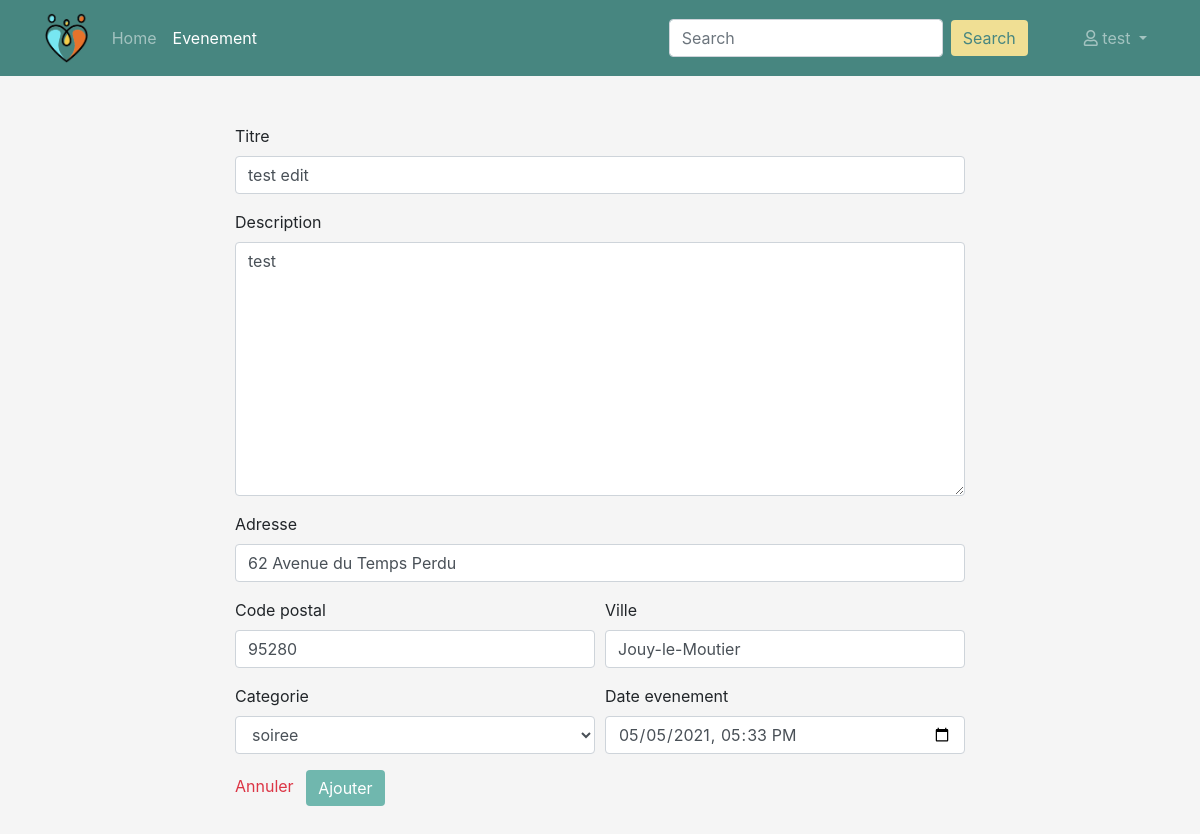
/profil/evenements/22/modifier (signed in), run on the app's committed database.
### persons/models.py (models this page shows, shortened)
class Person(models.Model):
    TYPE_PARTICULIER = 'particulier'
    TYPE_PROFESSIONNEL = 'professionnel'
    TYPE_CHOICES = (
        (TYPE_PARTICULIER, 'particulier'),
        (TYPE_PROFESSIONNEL, 'professionnel')
    )
    user = models.ForeignKey('users.User', on_delete=models.CASCADE)
    first_name = models.CharField('prenom', max_length=100)
    last_name = models.CharField('nom', max_length=100)
    birth_date = models.DateField('date naissance')
    address = models.CharField('adresse', max_length=250)
    zip_code = models.IntegerField('code postal')
    city = models.CharField('ville', max_length=50)
    country = models.CharField('pays', max_length=100)
    phone_number = PhoneNumberField('telephone')
    pseudo = models.CharField('pseudo', max_length=50)
    person_type = models.CharField('type', choices=TYPE_CHOICES, max_length=15)
    created_at = models.DateTimeField('crée à', auto_now=True)
    note = models.IntegerField('karma', null=True, blank=True)
    imageProfil = models.FileField('image', null=True, default='utilisateur-de-profil.svg')
    is_visible = models.BooleanField('est visible', default=False)

### events/models.py (models this page shows, shortened)
class Event(models.Model):
    PARTY_CATEGORY = 'soiree'
    GAME_CATEGORY = 'jeux'
    TOURISM_CATEGORY = 'tourisme'
    AREA_CATEGORY = 'plein air'
    CATEGORY_CHOICES = (
        (PARTY_CATEGORY, 'soiree'),
        (GAME_CATEGORY, 'jeux'),
        (TOURISM_CATEGORY, 'tourisme'),
        (AREA_CATEGORY, 'plein air')
    )
    person = models.ForeignKey('persons.Person', on_delete=models.CASCADE)
    title = models.CharField('titre', max_length=150)
    description = models.TextField('description')
    address = models.CharField('adresse', max_length=100)
    zip_code = models.IntegerField('code postal')
    city = models.CharField('ville', max_length=50)
    category = models.CharField('categorie', choices=CATEGORY_CHOICES, max_length=20)
    created_at = models.DateTimeField('crée à', auto_now=True)
    event_date = models.DateTimeField('date evenement', auto_now=False)
    coordonate_x = models.CharField('coordonnée X',max_length=10 ,null=True, blank=True)
    coordonate_y = models.CharField('coordonnée Y',max_length=10 , null=True, blank=True)

### events/views/events.py (the view, shortened to what this page needs)
# urls.py: path('profil/evenements/<int:event_id>/modifier', EditEventView.as_view(), name='edit-event'),
class EditEventView(PersonView):
    def get(self, request, event_id):
        user = request.user
        person = get_person_by_user(user)
        event = get_event_by_id(event_id)
        form = EventForm(instance=event)
        context = {
            'person': person,
            'form': form,
            'navigation_items': navigation.navigation_items(navigation.NAV_EVENEMENT),
        }
        return render(request, 'persons/events/my_events_form.html', context)

### events/forms.py
class EventForm(forms.ModelForm):
    class Meta:
        model = Event
        exclude = ['person', 'created_at']
        widgets = {
            'event_date': forms.DateTimeInput(attrs={'type': 'datetime-local'})
        }

### events/models_helpers.py (called while the page is built)
def get_person_by_user(user):
    return Person.objects.get(user=user)

def get_event_by_id(event_id):
    return Event.objects.get(pk=event_id)

### events/navigation.py (called while the page is built)
def navigation_items(selected_item=None):
    items = []
    for name, shortcut in NAV_ITEMS:
        items.append({
            'name': name,
            'url': reverse(shortcut),
            'active': True if selected_item == name else False,
        })
    return items

### events/templates/persons/events/my_events_form.html (shortened to what this page needs)
{% extends 'persons/base_navbar.html' %}
{% load bootstrap4 %}
{% block content %}
    <div class="row my-5">
        <div class="col-8 m-auto">
            <form id="picker" method="post" >
                {% bootstrap_field form.title required_css_class='required' %}
                {% bootstrap_field form.description required_css_class='required' %}
                {% bootstrap_field form.address required_css_class='required' %}
                <div class="form-row">
                    <div class="col-md-6">
                        {% bootstrap_field form.zip_code required_css_class='required' %}
                    </div>
                    <div class="col-md-6">
                        {% bootstrap_field form.city required_css_class='required' %}
                    </div>
                </div>
                <div class="form-row">
                    <div class="col-md-6">
                        {% bootstrap_field form.category required_css_class='required' %}
                    </div>
                    <div class="col-md-6">
                        {% bootstrap_field form.event_date required_css_class='required' %}
                    </div>
                </div>
                <a class="text-danger mr-2" href="{% url 'profil-events' %}">Annuler</a>
                <button class="btn btn-primary text-right" type="submit">Ajouter</button>
            </form>
        </div>
    </div>
{% endblock %}

### events/templates/persons/base_navbar.html (shortened to what this page needs)
{% extends 'persons/base.html' %}
{% load static %}
{% block header %}
    <nav class="back-nav navbar navbar-expand-lg navbar-dark bg-dark">
        <div class="container d-flex justify-content-between">
            <a class="navbar-brand" href="{% url 'home' %}"><img src="{% static 'assets/logo1.png' %}" height="50"></a>
            <div class="collapse navbar-collapse" id="navbarSupportedContent">
                <ul class="navbar-nav">
                    {% for item in navigation_items %}
                        <li class="nav-item {% if item.active %}active{% endif %}">
                            <a class="nav-link" href="{{ item.url }}">{{ item.name }}</a>
                        </li>
                    {% endfor %}
                </ul>
                <form action="{% url 'events' %}" class="form-inline my-2 my-lg-0 ml-auto mr-5" method="get">
                    <input name="q" class="form-control mr-sm-2" type="search" placeholder="Search"
                           aria-label="Search">
                    <button class="search btn btn-outline-success my-2 my-sm-0" type="submit">Search</button>
                </form>
                <ul class="navbar-nav mr-0">
                    <li class="nav-item dropdown">
                        <a class="nav-link dropdown-toggle" href="#" id="navbarDropdownMenuLink" role="button" data-toggle="dropdown" aria-haspopup="true" aria-expanded="false">
                        <i class="far fa-user"></i> {{ person.pseudo }}
                    </a>
                    </li>
                </ul>
            </div>
        </div>
    </nav>
{% endblock %}

### events/static/css/event.css (style rules this page uses)
body { background-color: whitesmoke !important; }
.back-nav { background-color: #478680 !important; }
.search { background-color: #F0DF94 !important; color: #478680 !important; border: none !important; }
.btn-primary, .btn-outline-primary { background-color: #70B7AE !important; border: none !important; }

### data on the page
Person: pseudo "test"
Event: title "test edit", description "test", address "62 Avenue du Temps Perdu", zip_code "95280", city "Jouy-le-Moutier", category "soiree", event_date "05/05/2021 17:33"

### other printed values
{{ item.name }} "Home" "Evenement"
